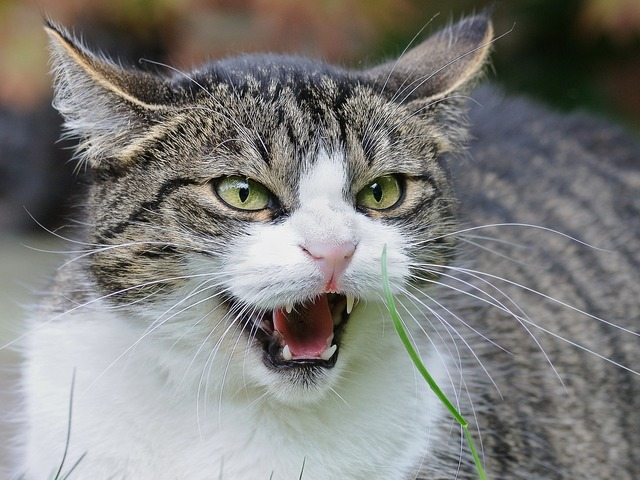
#> input picture p2-color-space-and-conversion-Gabriel50-Collage/tests/sample_image.jpg, 640 x 480 px, found by its file name
$ python exercise_2_test.py
#> lines starting #> are read from the running program, lines starting #| are printed output that depends on the picture
import cv2
import os
import sys

def load_image(image_path):
    if not os.path.exists(image_path):
        raise FileNotFoundError(f"File tidak ditemukan di lokasi: {image_path}")
    img = cv2.imread(image_path)
#> img is the input picture: shape (480, 640, 3); mean B, G, R 124, 126.7, 127.2
    if img is None:
        raise ValueError(f"Gambar gagal dimuat, periksa format file: {image_path}")
    return img

def convert_to_grayscale(image):
    if len(image.shape) == 2:
        return image
    return cv2.cvtColor(image, cv2.COLOR_BGR2GRAY)
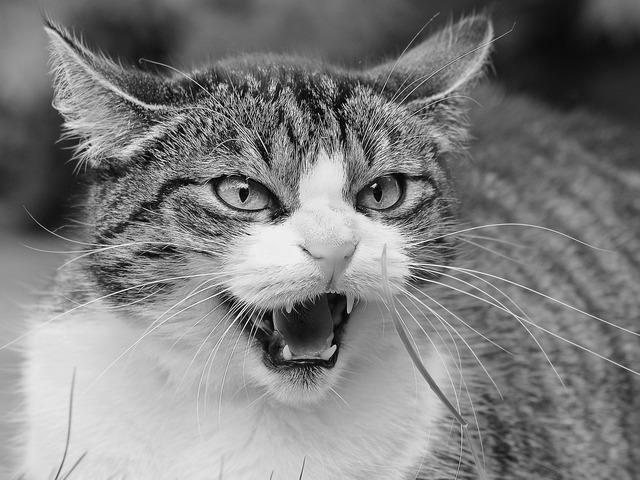
#> returned value: shape (480, 640); min 0, max 255, mean 126.5

def convert_to_hsv(image):
    if len(image.shape) == 2:
        raise ValueError("Gambar grayscale tidak bisa dikonversi ke HSV.")
    return cv2.cvtColor(image, cv2.COLOR_BGR2HSV)
#> returned value: shape (480, 640, 3); mean H, S, V 71.7, 35.3, 133
#| Gray   at (50,50): 162
#| Hue    at (50,50): 17
#| Sat    at (50,50): 50
#| Value  at (50,50): 175

def _to_hsv(image):
    return cv2.cvtColor(image, cv2.COLOR_BGR2HSV)

def _to_hls(image):
    return cv2.cvtColor(image, cv2.COLOR_BGR2HLS)
#> returned value: shape (480, 640, 3); mean of channels 0, 1, 2 71.7, 126.3, 27.5
#| Light  at (50,50): 158

def gray_at_pixel(image, x, y):
    gray = convert_to_grayscale(image)
    return int(gray[y, x])

def hue_at_pixel(image, x, y):
    hsv = _to_hsv(image)
    return int(hsv[y, x, 0])

def saturation_at_pixel(image, x, y):
    hsv = _to_hsv(image)
    return int(hsv[y, x, 1])

def brightness_at_pixel(image, x, y):
    hsv = _to_hsv(image)
    return int(hsv[y, x, 2])

def lightness_at_pixel(image, x, y):
    hls = _to_hls(image)
    return int(hls[y, x, 1])

def display_images(windows: dict):
    for title, img in windows.items():
        cv2.imshow(title, img)
#> this loop made 3 passes
#> title on passes 1 to 3: 'Original', 'Grayscale', 'HSV'
    cv2.waitKey(0)
    cv2.destroyAllWindows()

if __name__ == "__main__":
    image_path = r"C:\Users\ASUS TUF GAMING\Documents\Semester 6\RE604 Computer Vision\Color Space & Camera Conversion\p2-color-space-and-conversion-Gabriel50-Collage\tests\sample_image.jpg"

    try:
        original = load_image(image_path)
        grayscale = convert_to_grayscale(original)
        hsv = convert_to_hsv(original)

        test_x, test_y = 50, 50
        print(f"Gray   at ({test_x},{test_y}): {gray_at_pixel(original, test_x, test_y)}")
        print(f"Hue    at ({test_x},{test_y}): {hue_at_pixel(original, test_x, test_y)}")
        print(f"Sat    at ({test_x},{test_y}): {saturation_at_pixel(original, test_x, test_y)}")
        print(f"Value  at ({test_x},{test_y}): {brightness_at_pixel(original, test_x, test_y)}")
        print(f"Light  at ({test_x},{test_y}): {lightness_at_pixel(original, test_x, test_y)}")

        display_images({
            "Original": original,
            "Grayscale": grayscale,
            "HSV": hsv
        })

    except (FileNotFoundError, ValueError) as e:
        print(f"[ERROR] {e}")
        sys.exit(1)
